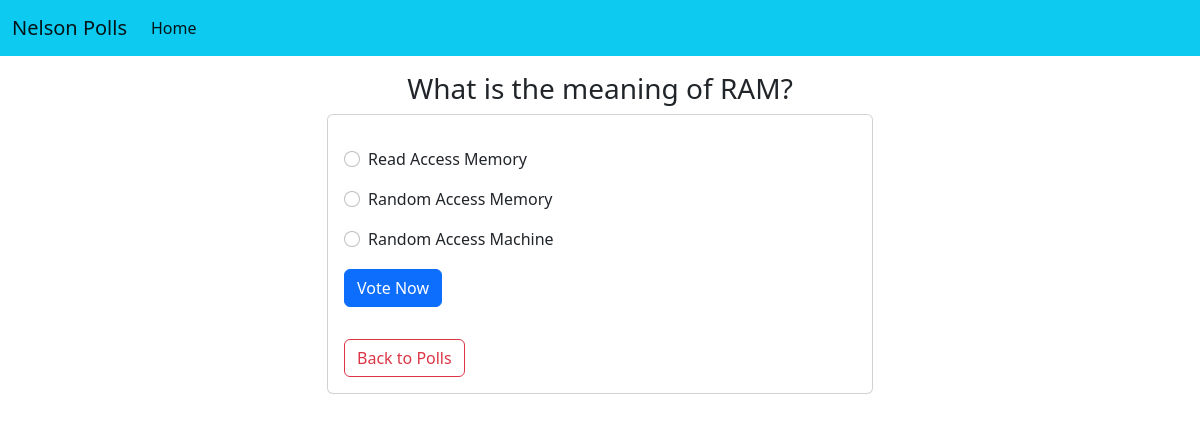
The app's page /polls/2/ with its own data.
### polls/models.py (models this page shows, shortened)
class Question(models.Model):
    question_text = models.CharField(max_length=255)
    pub_date = models.DateTimeField(auto_now_add=True)

class Choice(models.Model):
    question = models.ForeignKey(Question, on_delete=models.CASCADE)
    choice_text = models.CharField(max_length=200)
    votes = models.IntegerField(default=0)

### polls/views.py (the view)
# urls.py: path('<str:pk>/', views.detail, name='detail'),
def detail(request, pk):
    try:
        question = Question.objects.get(id=pk)
    except Question.DoesNotExist:
        raise Http404('Question does exist')
    return render(request, 'detail.html', {'question': question})

### templates/detail.html (shortened to what this page needs)
{% extends 'base.html' %}
{% block content %}
    <h3 class="text-center mt-3">{{question.question_text}}</h3>
<div class="card">
    <div class="card-body">
    <form action="{% url 'vote' question.id %}" method="post">
        {% for choice in question.choice_set.all %}
            <div class="form-check mt-3">
                <input type="radio" name="choice" class="form-check-input" value="{{choice.id}}">
                <label for="">{{choice.choice_text}}</label>
            </div>
        {% endfor %}
        <input type="submit" name="" value="Vote Now" class="btn btn-primary btn-block mt-3 mb-2"><br><br>
        <a href="{% url 'index' %}" class="btn btn-outline-danger">Back to Polls</a>
    </form>
    </div>
    </div>
{% endblock %}

### records on screen
Question: question_text "What is the meaning of RAM?"
Choice: choice_text "Read Access Memory"
Choice: choice_text "Random Access Memory"
Choice: choice_text "Random Access Machine"
